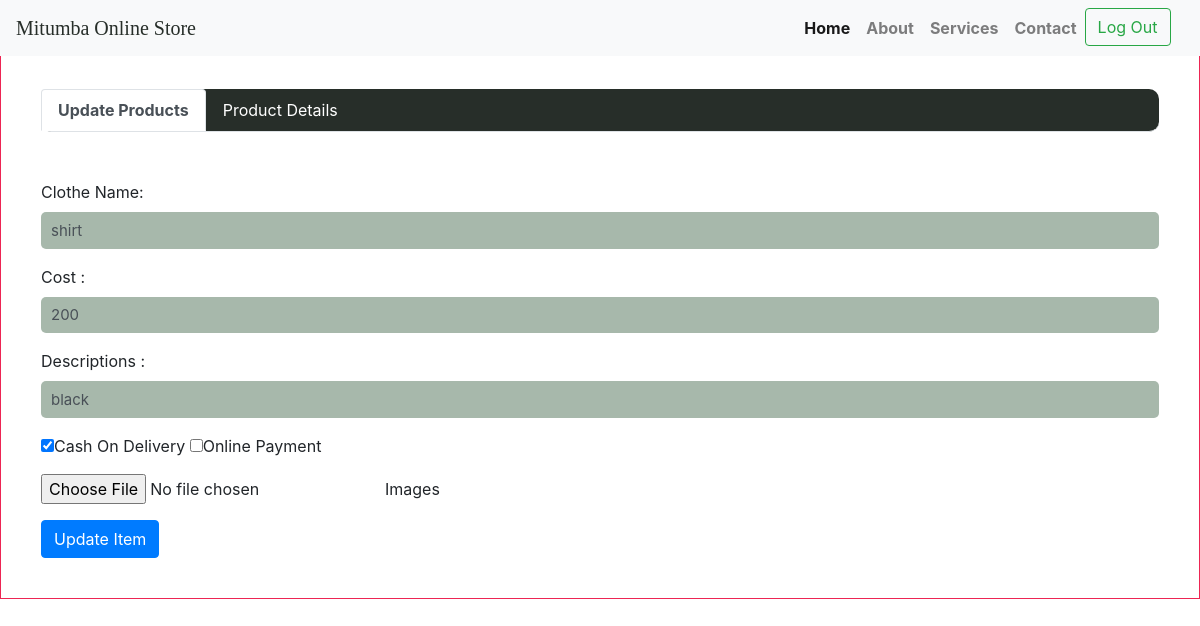
/update.php?clothe_id=35 (signed in), run on the app's committed database.
### tables this page shows
CREATE TABLE `tbclothes` (
  `clothe_id` int(11) NOT NULL,
  `fldvendor_id` int(11) NOT NULL,
  `clothename` varchar(100) NOT NULL,
  `cost` bigint(15) NOT NULL,
  `descriptions` varchar(50) NOT NULL,
  `paymentmode` varchar(50) NOT NULL,
  `fldimage` varchar(1000) NOT NULL
);

### update.php (the view, shortened to what this page needs)
<?php
include("connection.php");
extract($_REQUEST);
if(isset($_SESSION['id']))
{
if(!empty($_GET['clothe_id']))
{
	$clothe_id=$_GET['clothe_id'];
	$query=mysqli_query($con,"select * from tbclothes   where clothe_id='$clothe_id'");
if(mysqli_num_rows($query))
{
	 $row=mysqli_fetch_array($query);
     $rclothename=$row['clothename'];
     $rcost=$row['cost'];
     $rdescriptions=$row['descriptions'];
     $rpaymentmode=$row['paymentmode'];
}
else
{
	header("location:clothes.php");
}
}
else
{
	header("location:clothes.php");
}
}
else
{
	header("location:vendor_login.php");
}
?>
<!DOCTYPE html>
<html lang="en">
<head>
  <link rel="stylesheet" href="https://maxcdn.bootstrapcdn.com/bootstrap/4.3.1/css/bootstrap.min.css">
     <link rel="stylesheet" href="path/to/font-awesome/css/font-awesome.min.css">
	 <link rel="stylesheet" href="https://use.fontawesome.com/releases/v5.8.1/css/all.css">
</head>
<body>
<nav class="navbar navbar-expand-lg navbar-light bg-light fixed-top">
  <a class="navbar-brand" href="index.php"><span style="color:#272e29;font-family: 'Permanent Marker', cursive;">Mitumba Online Store</span></a>
    <div class="collapse navbar-collapse" id="navbarResponsive">
      <ul class="navbar-nav ml-auto">
        <li class="nav-item active">
          <a class="nav-link" href="index.php">Home
              </a>
        </li>
        <li class="nav-item">
          <a class="nav-link" href="aboutus.php">About</a>
        </li>
        <li class="nav-item">
          <a class="nav-link" href="services.php">Services</a>
        </li>
        <li class="nav-item">
          <a class="nav-link" href="contact.php">Contact</a>
        </li>
		<li class="nav-item">
		  <form method="post">
          <?php
			if(empty($_SESSION['id']))
			{
			?>
		   <button class="btn btn-outline-danger my-2 my-sm-0" name="login">Log In</button>&nbsp;&nbsp;&nbsp;
            <?php
			}
			else
			{
			?>
			<button class="btn btn-outline-success my-2 my-sm-0" name="logout" type="submit">Log Out</button>&nbsp;&nbsp;&nbsp;
			<?php
			}
			?>
			</form>
        </li>
      </ul>
    </div>
</nav>
<br><br>
<div class="middle" style=" position:fixed; padding:40px; border:1px solid #ED2553;  width:100%;">
	   <ul class="nav nav-tabs nabbar_inverse" id="myTab" style="background:#272e29;border-radius:10px 10px 10px 10px;" role="tablist">
          <li class="nav-item">
             <a class="nav-link active" id="home-tab" data-toggle="tab" href="#viewitem" role="tab" aria-controls="home" aria-selected="true">Update Products</a>
          </li>
              <a class="nav-link" style="color:white;" id="profile-tab"  aria-selected="false">Product Details</a>
       </ul>
	   <br><br>
	   <div class="tab-content" id="myTabContent">
            <div class="tab-pane fade show active" id="viewitem" role="tabpanel" aria-labelledby="home-tab">
                        <form action="" method="post" enctype="multipart/form-data">
                                     <div class="form-group">
                                     <label for="clothe_name">Clothe Name:</label>
                                            <input type="text" class="form-control" id="clothe_name" value="<?php if(isset($rclothename)) { echo $rclothename;}?>" placeholder="Enter Clothe Name" name="clothe_name" required>
                                     </div>
                                     <div class="form-group">
                                            <label for="cost">Cost :</label>
                                            <input type="number" class="form-control" id="cost"  value="<?php if(isset($rcost)) { echo $rcost;}?>" placeholder="Ksh" name="cost" required>
                                     </div>
	                                 <div class="form-group">
                                            <label for="descriptions">Descriptions :</label>
                                            <input type="text" class="form-control" id="descriptions" value="<?php if(isset($rdescriptions)) { echo $rdescriptions;}?>" placeholder="Enter descriptions" name="descriptions" required>
                                    </div>
							        <div class="form-group">
									<?php
			                          $pay=explode(",",$rpaymentmode);
			                           ?>
                                         <input type="checkbox" <?php if(in_array("COD",$pay)) { echo "checked"; } ?> name="chk[]" value="COD"/>Cash On Delivery
			                             <input type="checkbox" <?php if(in_array("Online Payment",$pay)) { echo "checked"; } ?> name="chk[]" value="Online Payment"/>Online Payment
								         <br>
			      			        </div>
	                                <div class="form-group">
                                         <input type="file" accept="image/*" name="clothe_pic"/>Images
                                    </div>
                                    <button type="submit" name="update" class="btn btn-primary">Update Item</button>
									<br>
                               </form>
	        </div>
	  </div>
	</div>
</body>
</html>

### update.php (style rules this page uses)
ul li a { color:white;padding:40px; }
ul li a { color:black; font-weight:bold; }
.form-control { font-size: 15px; border-radius: 5px; width: 100%; padding: 15px 10px; border: 0; background:#a7b8ab; }

### data on the page
tbclothes: clothe_name "shirt", cost "200", descriptions "black", paymentmode "☑"
